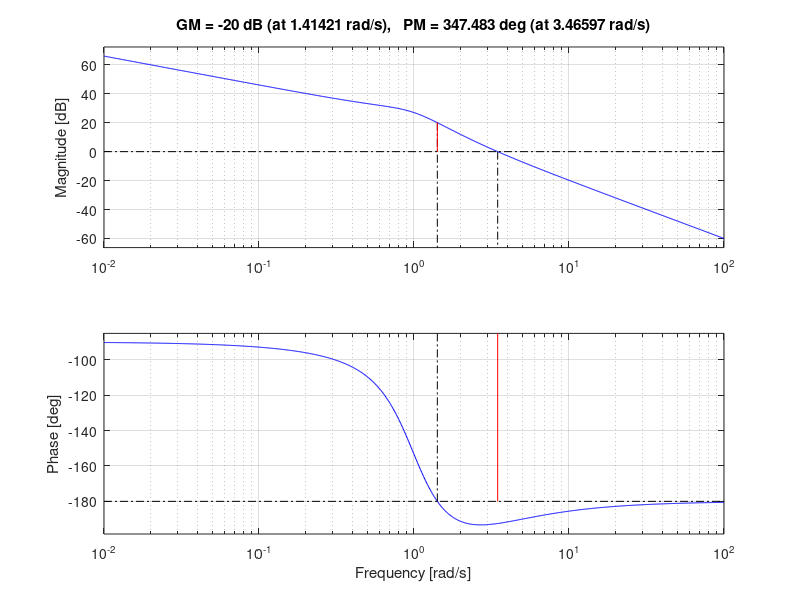

Write MATLAB code to recreate this figure. (Note: this script raises an error after producing the figure.)
% G(s)= [10(s+2)]/[s(s^2 + s +1)]

num=[10 20];
den=conv([1 0],[1 1 1]);
sys=tf(num,den);
margin(sys)
[Gm,Pm,Wgm,Wpm] = margin(sys)
Gm_dB=db(Gm)
